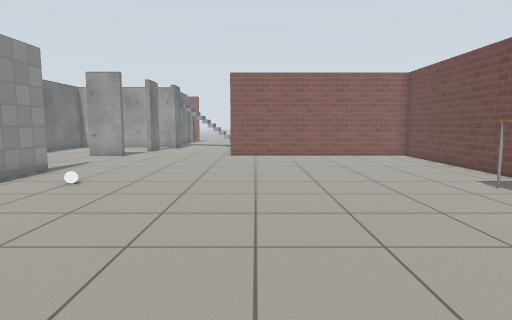
[1] (above)

18 first-person views from a walk through a robot-simulator world made for Gazebo. The camera is 0.94 m above the floor, tilts 6° down and sees 75° across. The floor is counted in squares, 0.5 m on a side. Each view is taken from the middle of a square. On the plan, view 1 faces up. The plan holds only what a view shows up to about 17 squares ahead; the rest is blank. The place goes on beyond the plan. Robots are left out. Gazebo's built-in surfaces are drawn with simple patterns.

[2]
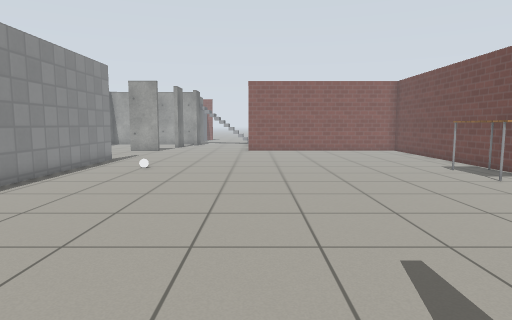

[3]
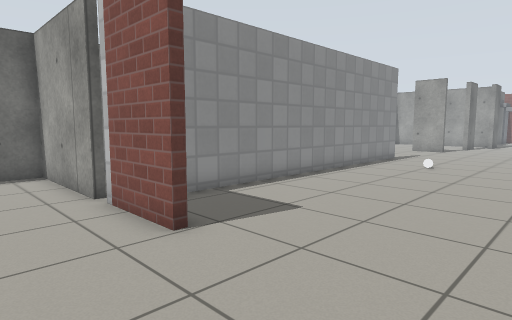

[4]
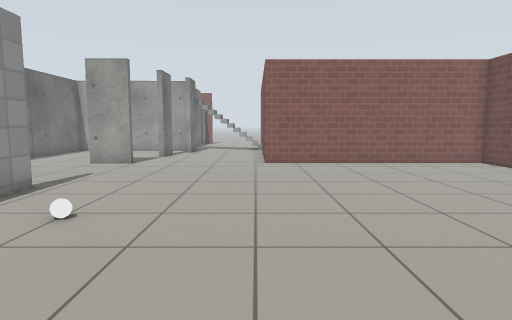

[5]
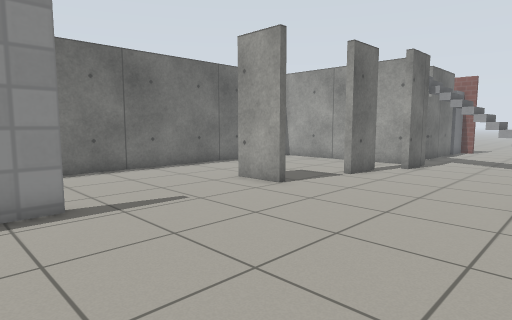

[6]
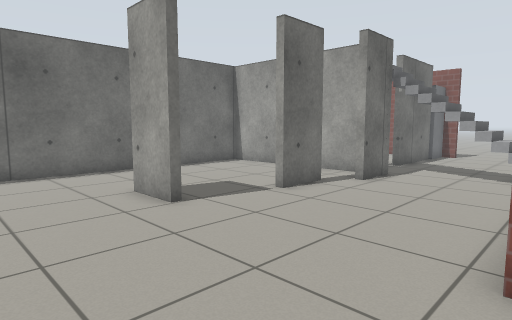

[7]
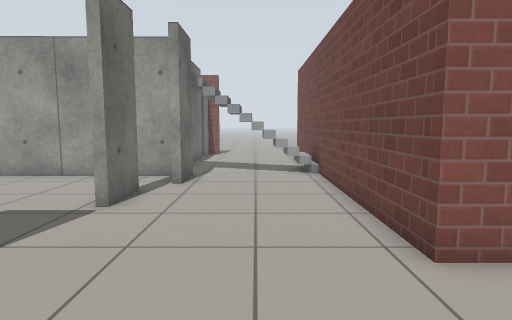

[8]
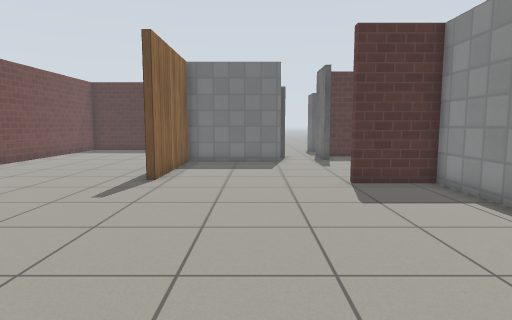

[9]
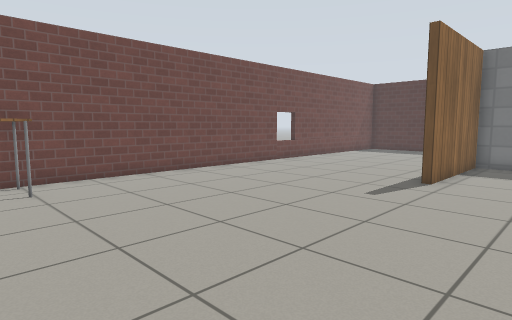

[10]
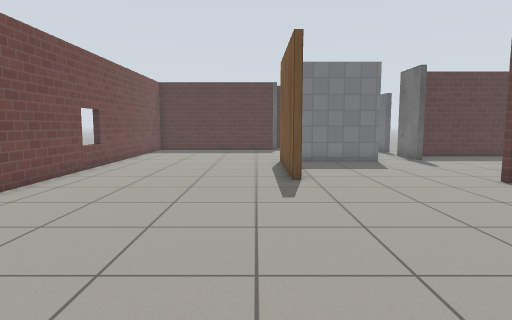

[11]
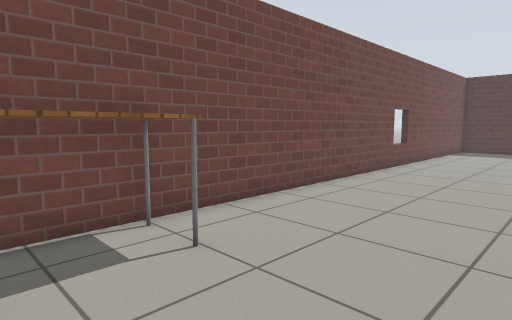

[12]
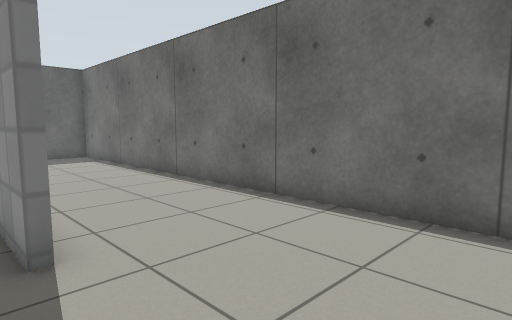

[13]
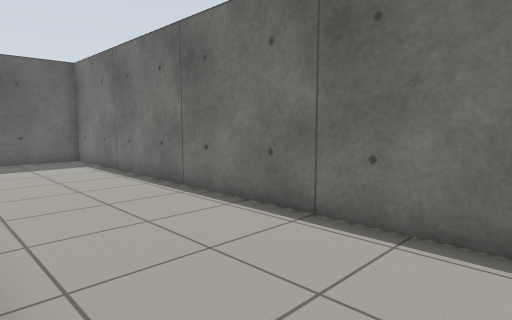

[14]
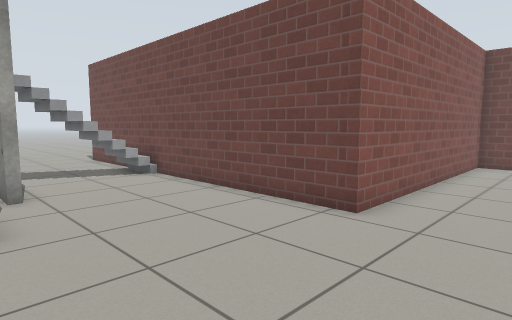

[15]
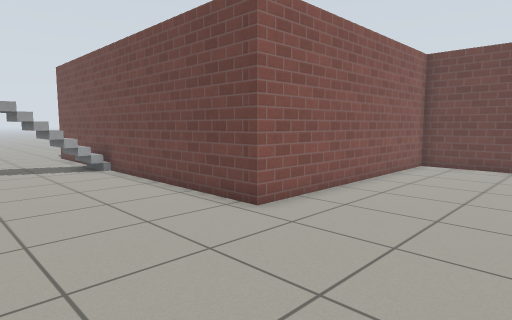

[16]
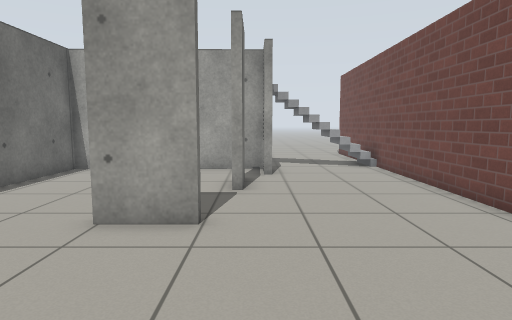

[17]
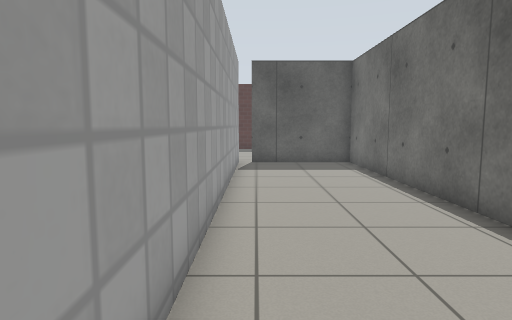

[18]
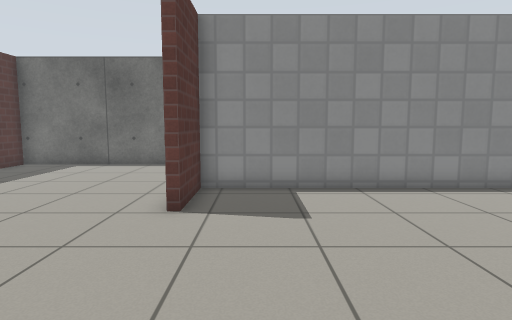

### Floor plan
Points are (right, up) in squares from view 1. A wall is a line through its corners. A room is listed if a view was taken in it or the views show most of it. See-through windows are left out.
Room 1 (views 1, 2, 3, 4, 5, 6, 7, 8, 9, 10, 11, 12, 13, 14, 15, 16, 17, 18)
walls: (-6.1, -1.9) (-9.1, -1.9); (-9.1, -1.6) (-9.1, 14.1) (-8.8, 14.1) (-8.8, -1.6) (-6.1, -1.6); (-8, 20.2) (-10.1, 20.2); (0.7, -2.2) (0.7, -7.9); (-9.8, -1.9) (-14.7, -1.9) (-14.7, -8.5); (-7.4, 25.6) (-7.4, 23.5); (-4.4, -8) (0.4, -8) (0.4, -2.2); (-6.7, 26.5) (-6.7, 27.6); (-6.6, 28.3) (-14.7, 28.2) (-14.7, -1.6) (-9.8, -1.6); (-6.4, 28.5) (-6.4, 26.5); (9.1, -8.4) (9.1, 20.4) (-1.5, 20.4) (-1.5, 32.5); (-7.2, 32.5) (-7.2, 31.5)
ways out: gap at (-10, -2); gap at (-7, 26)
objects: stairs (-7, 29) to (-2, 31); white ball (-6, 11); table (7, 7) to (8, 10)

Where each view was taken, in squares from view 1:
view 1: 0 up, 0 right, facing up
view 2: 4 down, 1 left, facing up
view 3: 5 down, 1 left, facing up-left
view 4: 4 up, 2 left, facing up
view 5: 12 up, 1 left, facing up-left
view 6: 16 up, 1 left, facing up-left
view 7: 16 up, 4 left, facing up
view 8: 9 up, 3 left, facing down
view 9: 9 up, 3 left, facing down-right
view 10: 9 up, 2 right, facing down
view 11: 10 up, 3 right, facing down-right
view 12: 19 up, 8 left, facing down-left
view 13: 17 up, 9 left, facing down-left
view 14: 17 up, 8 left, facing up-right
view 15: 15 up, 7 left, facing up-right
view 16: 14 up, 7 left, facing up
view 17: 15 up, 10 left, facing down
view 18: 0 up, 1 right, facing left
